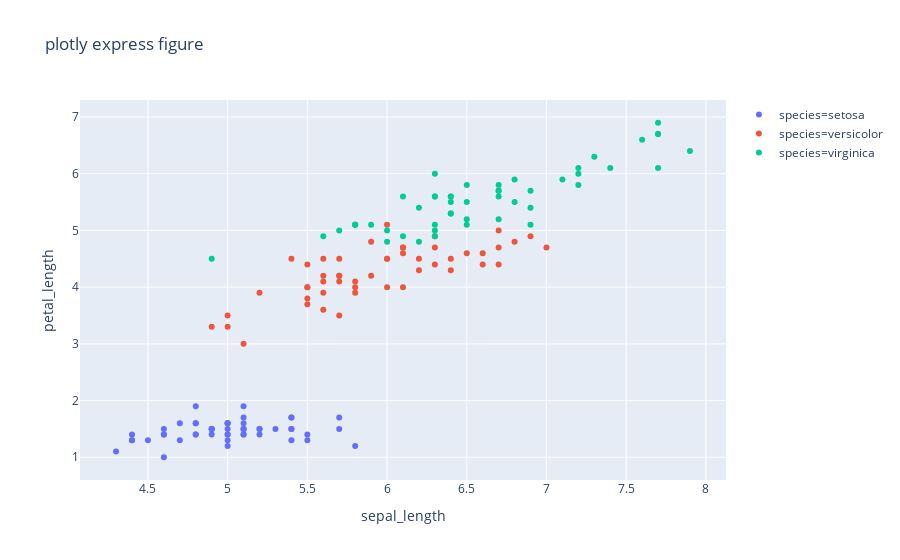

Notebook cell for this chart:
### Code cell
px.scatter(data_frame = iris , x ='sepal_length', y = 'petal_length' , color = 'species', title = 'plotly express figure')

### Figure 1 — Plotly figure (JSON) as saved in the notebook; plotly's stock layout.template omitted (floating-point values rounded to 4 significant figures)
{"data": [{"hoverlabel": {"namelength": 0}, "hovertemplate": "species=setosa<br>sepal_length=%{x}<br>petal_length=%{y}", "legendgroup": "species=setosa", "marker": {"color": "#636efa", "symbol": "circle"}, "mode": "markers", "name": "species=setosa", "showlegend": true, "type": "scatter", "x": [5.1, 4.9, 4.7, 4.6, 5, 5.4, 4.6, 5, 4.4, 4.9, 5.4, 4.8, 4.8, 4.3, 5.8, 5.7, 5.4, 5.1, 5.7, 5.1, 5.4, 5.1, 4.6, 5.1, 4.8, 5, 5, 5.2, 5.2, 4.7, 4.8, 5.4, 5.2, 5.5, 4.9, 5, 5.5, 4.9, 4.4, 5.1, 5, 4.5, 4.4, 5, 5.1, 4.8, 5.1, 4.6, 5.3, 5], "xaxis": "x", "y": [1.4, 1.4, 1.3, 1.5, 1.4, 1.7, 1.4, 1.5, 1.4, 1.5, 1.5, 1.6, 1.4, 1.1, 1.2, 1.5, 1.3, 1.4, 1.7, 1.5, 1.7, 1.5, 1, 1.7, 1.9, 1.6, 1.6, 1.5, 1.4, 1.6, 1.6, 1.5, 1.5, 1.4, 1.5, 1.2, 1.3, 1.5, 1.3, 1.5, 1.3, 1.3, 1.3, 1.6, 1.9, 1.4, 1.6, 1.4, 1.5, 1.4], "yaxis": "y"}, {"hoverlabel": {"namelength": 0}, "hovertemplate": "species=versicolor<br>sepal_length=%{x}<br>petal_length=%{y}", "legendgroup": "species=versicolor", "marker": {"color": "#EF553B", "symbol": "circle"}, "mode": "markers", "name": "species=versicolor", "showlegend": true, "type": "scatter", "x": [7, 6.4, 6.9, 5.5, 6.5, 5.7, 6.3, 4.9, 6.6, 5.2, 5, 5.9, 6, 6.1, 5.6, 6.7, 5.6, 5.8, 6.2, 5.6, 5.9, 6.1, 6.3, 6.1, 6.4, 6.6, 6.8, 6.7, 6, 5.7, 5.5, 5.5, 5.8, 6, 5.4, 6, 6.7, 6.3, 5.6, 5.5, 5.5, 6.1, 5.8, 5, 5.6, 5.7, 5.7, 6.2, 5.1, 5.7], "xaxis": "x", "y": [4.7, 4.5, 4.9, 4, 4.6, 4.5, 4.7, 3.3, 4.6, 3.9, 3.5, 4.2, 4, 4.7, 3.6, 4.4, 4.5, 4.1, 4.5, 3.9, 4.8, 4, 4.9, 4.7, 4.3, 4.4, 4.8, 5, 4.5, 3.5, 3.8, 3.7, 3.9, 5.1, 4.5, 4.5, 4.7, 4.4, 4.1, 4, 4.4, 4.6, 4, 3.3, 4.2, 4.2, 4.2, 4.3, 3, 4.1], "yaxis": "y"}, {"hoverlabel": {"namelength": 0}, "hovertemplate": "species=virginica<br>sepal_length=%{x}<br>petal_length=%{y}", "legendgroup": "species=virginica", "marker": {"color": "#00cc96", "symbol": "circle"}, "mode": "markers", "name": "species=virginica", "showlegend": true, "type": "scatter", "x": [6.3, 5.8, 7.1, 6.3, 6.5, 7.6, 4.9, 7.3, 6.7, 7.2, 6.5, 6.4, 6.8, 5.7, 5.8, 6.4, 6.5, 7.7, 7.7, 6, 6.9, 5.6, 7.7, 6.3, 6.7, 7.2, 6.2, 6.1, 6.4, 7.2, 7.4, 7.9, 6.4, 6.3, 6.1, 7.7, 6.3, 6.4, 6, 6.9, 6.7, 6.9, 5.8, 6.8, 6.7, 6.7, 6.3, 6.5, 6.2, 5.9], "xaxis": "x", "y": [6, 5.1, 5.9, 5.6, 5.8, 6.6, 4.5, 6.3, 5.8, 6.1, 5.1, 5.3, 5.5, 5, 5.1, 5.3, 5.5, 6.7, 6.9, 5, 5.7, 4.9, 6.7, 4.9, 5.7, 6, 4.8, 4.9, 5.6, 5.8, 6.1, 6.4, 5.6, 5.1, 5.6, 6.1, 5.6, 5.5, 4.8, 5.4, 5.6, 5.1, 5.1, 5.9, 5.7, 5.2, 5, 5.2, 5.4, 5.1], "yaxis": "y"}], "layout": {"legend": {"tracegroupgap": 0}, "title": {"text": "plotly express figure"}, "xaxis": {"anchor": "y", "domain": [0, 1], "title": {"text": "sepal_length"}}, "yaxis": {"anchor": "x", "domain": [0, 1], "title": {"text": "petal_length"}}}}
